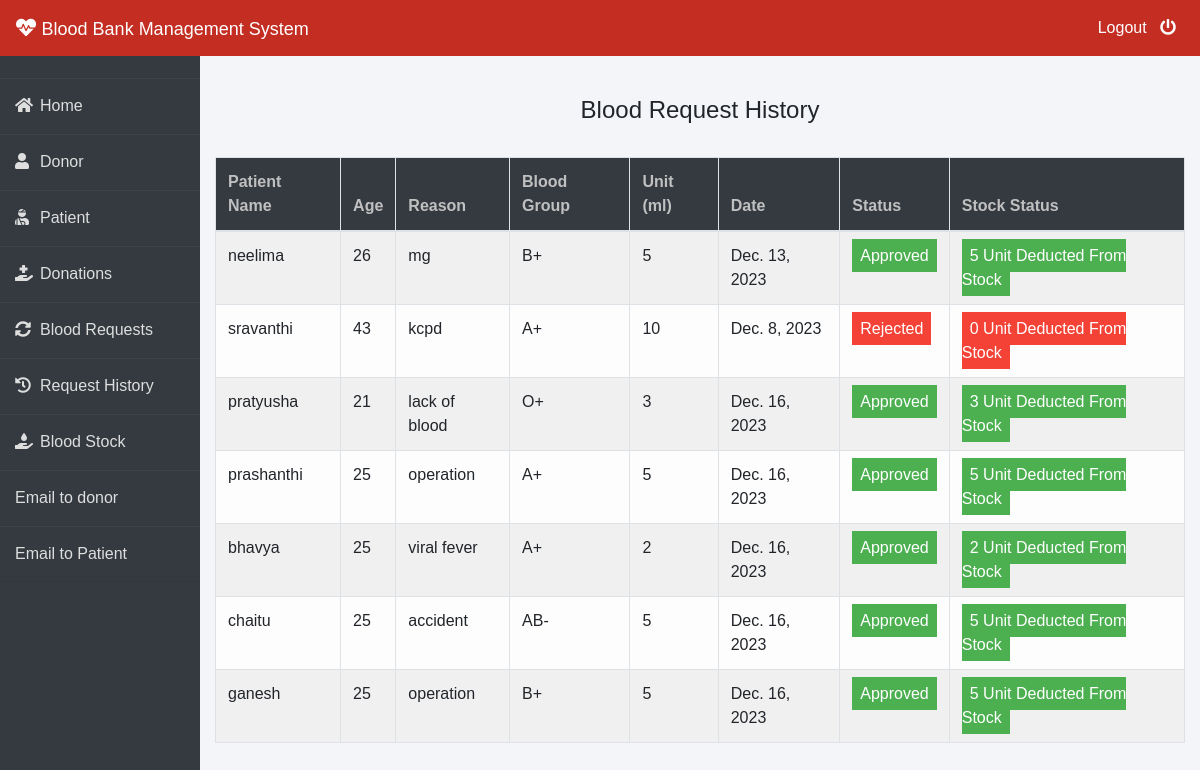
The page /admin-request-history (signed in) on the database its author committed.
### blood/models.py (models this page shows, shortened)
class BloodRequest(models.Model):
    request_by_patient=models.ForeignKey(pmodels.Patient,null=True,on_delete=models.CASCADE)
    request_by_donor=models.ForeignKey(dmodels.Donor,null=True,on_delete=models.CASCADE)
    patient_name=models.CharField(max_length=30)
    patient_age=models.PositiveIntegerField()
    reason=models.CharField(max_length=500)
    bloodgroup=models.CharField(max_length=10)
    unit=models.PositiveIntegerField(default=0)
    status=models.CharField(max_length=20,default="Pending")
    date=models.DateField(auto_now=True)

### blood/views.py (the view)
# urls.py: path('admin-request-history', views.admin_request_history_view,name='admin-request-history'),
@login_required(login_url='adminlogin')
def admin_request_history_view(request):
    requests=models.BloodRequest.objects.all().exclude(status='Pending')
    return render(request,'blood/admin_request_history.html',{'requests':requests})

### templates/blood/admin_request_history.html (shortened to what this page needs)
{% extends 'blood/adminbase.html' %}
{% block content %}
{% load widget_tweaks %}
{%load static%}
<head>
</head>
<br><br>
<div class="container">
    <H4 class="text-center">Blood Request History</H4><br>
    <table class="table table-light table-hover table-bordered table-striped">
        <thead class="bg-dark">
            <tr>
                <th scope="col" style="color: rgb(192, 192, 192);">Patient Name</th>
                <th scope="col" style="color: rgb(192, 192, 192);">Age</th>
                <th scope="col" style="color: rgb(192, 192, 192);">Reason</th>
                <th scope="col" style="color: rgb(192, 192, 192);">Blood Group</th>
                <th scope="col" style="color: rgb(192, 192, 192);">Unit (ml)</th>
                <th scope="col" style="color: rgb(192, 192, 192);">Date</th>
                <th scope="col" style="color: rgb(192, 192, 192);">Status</th>
                <th scope="col" style="color: rgb(192, 192, 192);">Stock Status</th>
            </tr>
        </thead>
        <tbody>
            {% for t in requests %}
            <tr>
                <td> {{t.patient_name}}</td>
                <td>{{t.patient_age}}</td>
                <td>{{t.reason}}</td>
                <td>{{t.bloodgroup}}</td>
                <td>{{t.unit}}</td>
                <td>{{t.date}}</td>
                {% if t.status == 'Approved' %}
                <td><span class="label success"> Approved</span></td>
                <td><span class="label success"> {{t.unit}} Unit Deducted From Stock</span></td>
                {% else %}
                <td><span class="label danger">Rejected</span></td>
                <td><span class="label danger"> 0 Unit Deducted From Stock</span></td>
                {% endif %}
            </tr>
            {% endfor %}
        </tbody>
    </table>
</div>
{% endblock content %}

### templates/blood/adminbase.html (style rules this page uses)
* { margin: 0; padding: 0; box-sizing: border-box; list-style: none; text-decoration: none; font-family: 'Josefin Sans', sans-serif; }
body { background-color: #f3f5f9; }

### templates/blood/admin_request_history.html (style rules this page uses)
.label { color: white; padding: 8px; }
.success { background-color: #4CAF50; }
.danger { background-color: #f44336; }

### rows shown on the page
BloodRequest: patient_name "neelima", patient_age "26", reason "mg", bloodgroup "B+", unit "5", date "Dec. 13, 2023"
BloodRequest: patient_name "sravanthi", patient_age "43", reason "kcpd", bloodgroup "A+", unit "10", date "Dec. 8, 2023", status "Rejected"
BloodRequest: patient_name "pratyusha", patient_age "21", reason "lack of blood", bloodgroup "O+", unit "3", date "Dec. 16, 2023"
BloodRequest: patient_name "prashanthi", patient_age "25", reason "operation", bloodgroup "A+", unit "5", date "Dec. 16, 2023"
BloodRequest: patient_name "bhavya", patient_age "25", reason "viral fever", bloodgroup "A+", unit "2", date "Dec. 16, 2023"
BloodRequest: patient_name "chaitu", patient_age "25", reason "accident", bloodgroup "AB-", unit "5", date "Dec. 16, 2023"
BloodRequest: patient_name "ganesh", patient_age "25", reason "operation", bloodgroup "B+", unit "5", date "Dec. 16, 2023"
